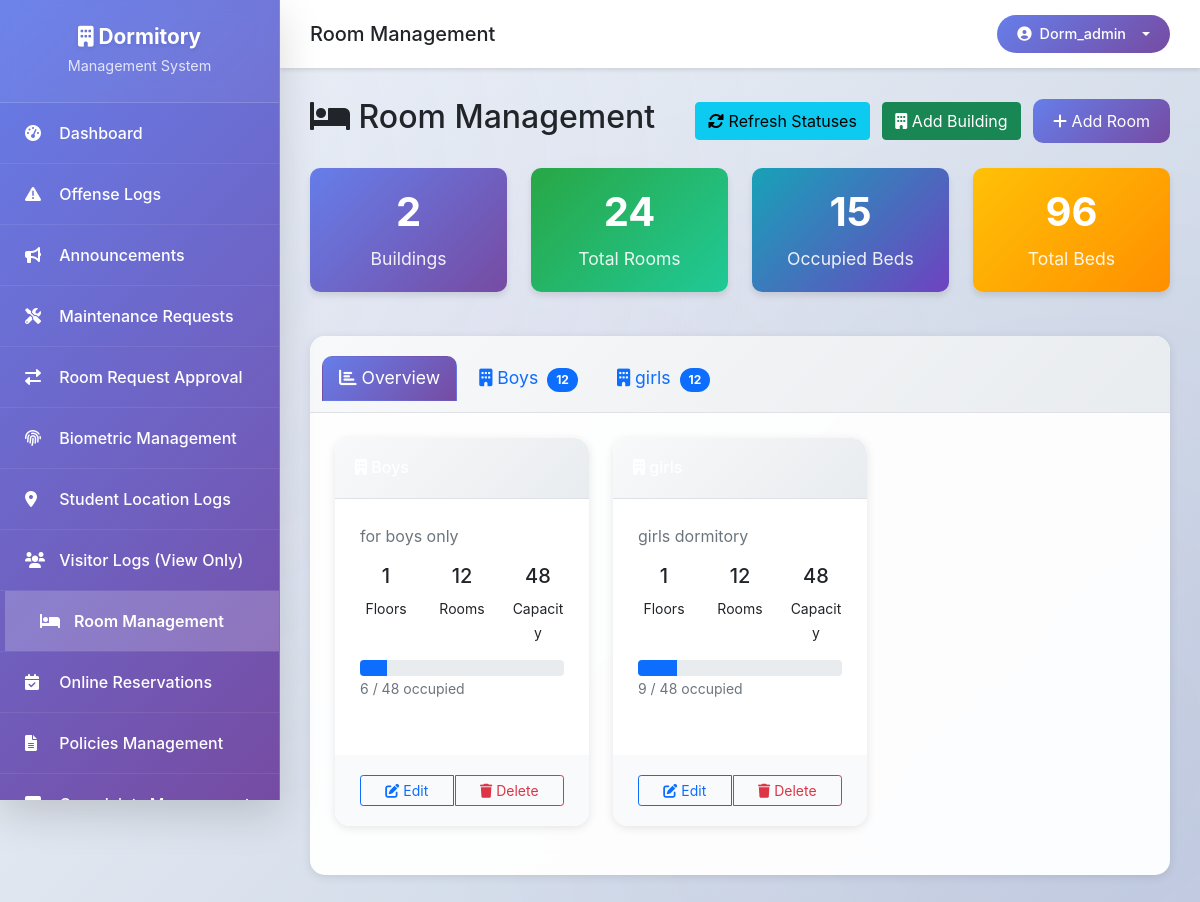
The page /admin/room_management.php (signed in) on the database its author committed.
### tables this page shows
CREATE TABLE `buildings` (
  `id` int(11) NOT NULL AUTO_INCREMENT,
  `name` varchar(100) NOT NULL,
  `description` text DEFAULT NULL,
  `total_floors` int(11) DEFAULT 1,
  `created_at` timestamp NOT NULL DEFAULT current_timestamp(),
  PRIMARY KEY (`id`)
);

### admin/room_management.php (the view, shortened to what this page needs)
<?php
include 'includes/header.php';
try {
    $pdo = getConnection();
    $stmt = $pdo->query("SELECT r.*,
        b.name as building_name,
        b.total_floors,
        r.capacity as total_beds,
        r.occupied as occupied_beds
        FROM rooms r
        JOIN buildings b ON r.building_id = b.id
        ORDER BY b.name, r.floor_number, r.room_number");
    $rooms = $stmt->fetchAll();
    $stmt = $pdo->query("SELECT b.*,
        COUNT(r.id) as total_rooms,
        SUM(r.capacity) as total_capacity,
        SUM(r.occupied) as total_occupied
        FROM buildings b
        LEFT JOIN rooms r ON b.id = r.building_id
        GROUP BY b.id
        ORDER BY b.name");
    $buildings = $stmt->fetchAll();
} catch (Exception $e) {
    $buildings = [];
    $rooms = [];
    $students_by_room = [];
    $_SESSION['error'] = "Database error: " . $e->getMessage();
}
?>
<div class="d-flex justify-content-between align-items-center mb-4">
    <h2><i class="fas fa-bed"></i> Room Management</h2>
    <div>
        <button class="btn btn-info me-2" onclick="refreshRoomStatuses()">
            <i class="fas fa-sync-alt"></i> Refresh Statuses
        </button>
        <button class="btn btn-success me-2" data-bs-toggle="modal" data-bs-target="#addBuildingModal">
            <i class="fas fa-building"></i> Add Building
        </button>
        <button class="btn btn-primary" data-bs-toggle="modal" data-bs-target="#addRoomModal">
            <i class="fas fa-plus"></i> Add Room
        </button>
    </div>
</div>
<div class="row mb-4">
    <div class="col-md-3">
        <div class="stats-card text-center">
            <h3><?php echo count($buildings); ?></h3>
            <p>Buildings</p>
        </div>
    </div>
    <div class="col-md-3">
        <div class="stats-card text-center" style="background: linear-gradient(135deg, #28a745 0%, #20c997 100%);">
            <h3><?php echo count($rooms); ?></h3>
            <p>Total Rooms</p>
        </div>
    </div>
    <div class="col-md-3">
        <div class="stats-card text-center" style="background: linear-gradient(135deg, #17a2b8 0%, #6f42c1 100%);">
            <h3><?php echo array_sum(array_column($rooms, 'occupied_beds')); ?></h3>
            <p>Occupied Beds</p>
        </div>
    </div>
    <div class="col-md-3">
        <div class="stats-card text-center" style="background: linear-gradient(135deg, #ffc107 0%, #ff8f00 100%);">
            <h3><?php echo array_sum(array_column($rooms, 'total_beds')); ?></h3>
            <p>Total Beds</p>
        </div>
    </div>
</div>
<?php if (!empty($buildings)): ?>
<div class="card mb-4">
    <div class="card-header">
        <ul class="nav nav-tabs card-header-tabs" id="buildingTabs" role="tablist">
            <li class="nav-item" role="presentation">
                <button class="nav-link active" id="overview-tab" data-bs-toggle="tab" data-bs-target="#overview" type="button" role="tab">
                    <i class="fas fa-chart-bar"></i> Overview
                </button>
            </li>
            <?php foreach ($buildings as $index => $building): ?>
            <li class="nav-item" role="presentation">
                <button class="nav-link" id="building-<?php echo $building['id']; ?>-tab" data-bs-toggle="tab" data-bs-target="#building-<?php echo $building['id']; ?>" type="button" role="tab">
                    <i class="fas fa-building"></i> <?php echo htmlspecialchars($building['name']); ?>
                    <span class="badge bg-primary ms-1"><?php echo $building['total_rooms']; ?></span>
                </button>
            </li>
            <?php endforeach; ?>
        </ul>
    </div>
    <div class="card-body">
        <div class="tab-content" id="buildingTabsContent">
            <div class="tab-pane fade show active" id="overview" role="tabpanel">
                <div class="row">
                    <?php foreach ($buildings as $building): ?>
                        <div class="col-md-6 col-lg-4 mb-4">
                            <div class="card h-100">
                                <div class="card-header">
                                    <h6 class="mb-0"><i class="fas fa-building"></i> <?php echo htmlspecialchars($building['name']); ?></h6>
                                </div>
                                <div class="card-body">
                                    <p class="text-muted"><?php echo htmlspecialchars($building['description']); ?></p>
                                    <div class="row text-center">
                                        <div class="col-4">
                                            <h5><?php echo $building['total_floors']; ?></h5>
                                            <small>Floors</small>
                                        </div>
                                        <div class="col-4">
                                            <h5><?php echo $building['total_rooms']; ?></h5>
                                            <small>Rooms</small>
                                        </div>
                                        <div class="col-4">
                                            <h5><?php echo $building['total_capacity']; ?></h5>
                                            <small>Capacity</small>
                                        </div>
                                    </div>
                                    <div class="mt-3">
                                        <div class="progress">
                                            <div class="progress-bar" role="progressbar" style="width: <?php echo $building['total_capacity'] > 0 ? round(($building['total_occupied'] / $building['total_capacity']) * 100) : 0; ?>%"></div>
                                        </div>
                                        <small class="text-muted"><?php echo $building['total_occupied']; ?> / <?php echo $building['total_capacity']; ?> occupied</small>
                                    </div>
                                </div>
                                <div class="card-footer">
                                    <div class="btn-group w-100" role="group">
                                        <button class="btn btn-sm btn-outline-primary" data-bs-toggle="modal" data-bs-target="#editBuildingModal"
                                                data-building='<?php echo json_encode($building); ?>'>
                                            <i class="fas fa-edit"></i> Edit
                                        </button>
                                        <button class="btn btn-sm btn-outline-danger" onclick="deleteBuilding(<?php echo $building['id']; ?>, '<?php echo htmlspecialchars($building['name']); ?>')">
                                            <i class="fas fa-trash"></i> Delete
                                        </button>
                                    </div>
                                </div>
                            </div>
                        </div>
                    <?php endforeach; ?>
                </div>
            </div>
        </div>
    </div>
</div>
<?php endif; ?>
<?php include 'includes/footer.php'; ?>

### admin/includes/header.php (style rules this page uses)
:root { --primary-color: #667eea; --secondary-color: #764ba2; --accent-color: #f093fb; --success-color: #4facfe; --warning-color: #43e97b; --danger-color: #fa709a; --info-color: #00f2fe; --dark-color: #2c3e50; --light-color: #f8f9fa; --sidebar-width: 280px; --border-radius: 12px; --border-radius-lg: 20px; --shadow-soft: 0 4px 20px rgba(0, 0, 0, 0.08); --shadow-medium: 0 8px 30px rgba(0, 0, 0, 0.12); --shadow-strong: 0 15px 40px rgba(0, 0, 0, 0.15); --transition: all 0.3s cubic-bezier(0.4, 0, 0.2, 1); --gradient-primary: linear-gradient(135deg, var(--primary-color) 0%, var(--secondary-color) 100%); --gradient-success: linear-gradient(135deg, var(--success-color) 0%, var(--info-color) 100%); --gradient-warning: linear-gradient(135deg, var(--warning-color) 0%, #38f9d7 100%); --gradient-danger: linear-gradient(135deg, var(--danger-color) 0%, #fee140 100%); }
* { margin: 0; padding: 0; box-sizing: border-box; }
body { background: linear-gradient(135deg, #f5f7fa 0%, #c3cfe2 100%); font-family: 'Inter', 'Segoe UI', Tahoma, Geneva, Verdana, sans-serif; min-height: 100vh; position: relative; }
body::before { content: ''; position: fixed; top: 0; left: 0; right: 0; bottom: 0; background: radial-gradient(circle at 10% 20%, rgba(102, 126, 234, 0.05) 0%, transparent 50%), radial-gradient(circle at 90% 80%, rgba(118, 75, 162, 0.05) 0%, transparent 50%), radial-gradient(circle at 50% 50%, rgba(240, 147, 251, 0.03) 0%, transparent 50%); pointer-events: none; z-index: -1; }
html { scroll-behavior: auto !important; }
body { scroll-behavior: auto !important; }
.card { border: none; border-radius: var(--border-radius-lg); box-shadow: var(--shadow-soft); margin-bottom: 30px; background: rgba(255, 255, 255, 0.95); backdrop-filter: blur(20px); border: 1px solid rgba(255, 255, 255, 0.2); transition: var(--transition); overflow: hidden; }
.card-header { background: var(--gradient-primary); color: white; border: none; padding: 20px 25px; font-weight: 600; font-size: 1.1rem; }
.card-body { padding: 25px; }
.card-footer { background: rgba(248, 249, 250, 0.8); border: none; padding: 20px 25px; }
.card-header { background: linear-gradient(135deg, var(--primary-color) 0%, var(--secondary-color) 100%); color: white; border-radius: 15px 15px 0 0 !important; padding: 20px; }
.btn-primary { background: linear-gradient(135deg, var(--primary-color) 0%, var(--secondary-color) 100%); border: none; border-radius: 10px; padding: 10px 20px; transition: all 0.3s; }
.stats-card { background: linear-gradient(135deg, var(--primary-color) 0%, var(--secondary-color) 100%); color: white; border-radius: 15px; padding: 30px; margin-bottom: 20px; transition: all 0.3s; }

### admin/room_management.php (style rules this page uses)
.stats-card { background: linear-gradient(135deg, #667eea 0%, #764ba2 100%); color: white; padding: 20px; border-radius: 10px; box-shadow: 0 4px 6px rgba(0,0,0,0.1); transition: transform 0.3s ease; }
.stats-card h3 { font-size: 2.5rem; font-weight: bold; margin-bottom: 10px; }
.stats-card p { font-size: 1.1rem; margin: 0; opacity: 0.9; }
.btn-group .btn { margin-right: 2px; }
.btn-group .btn:last-child { margin-right: 0; }
.card { border: none; border-radius: 15px; box-shadow: 0 2px 10px rgba(0,0,0,0.1); }
.card-header { background: linear-gradient(135deg, #f8f9fa 0%, #e9ecef 100%); border-bottom: 1px solid #dee2e6; border-radius: 15px 15px 0 0; }
.badge { font-size: 0.75rem; padding: 0.5em 0.75em; border-radius: 20px; }
.nav-tabs .nav-link { border-radius: 10px 10px 0 0; margin-right: 5px; }
.nav-tabs .nav-link.active { background: linear-gradient(135deg, #667eea 0%, #764ba2 100%); color: white; border-color: transparent; }

### rows shown on the page
buildings: name "Boys", total_rooms "12", description "for boys only", total_floors "1", total_capacity "48", total_occupied "6"
buildings: name "girls", total_rooms "12", description "girls dormitory", total_floors "1", total_capacity "48", total_occupied "9"

### other values the page prints
$page_title "Room Management"
$_SESSION['username'] "Dorm_admin"
count($buildings) "2"
count($rooms) "24"
array_sum(array_column($rooms, 'occupied_beds')) "15"
array_sum(array_column($rooms, 'total_beds')) "96"
